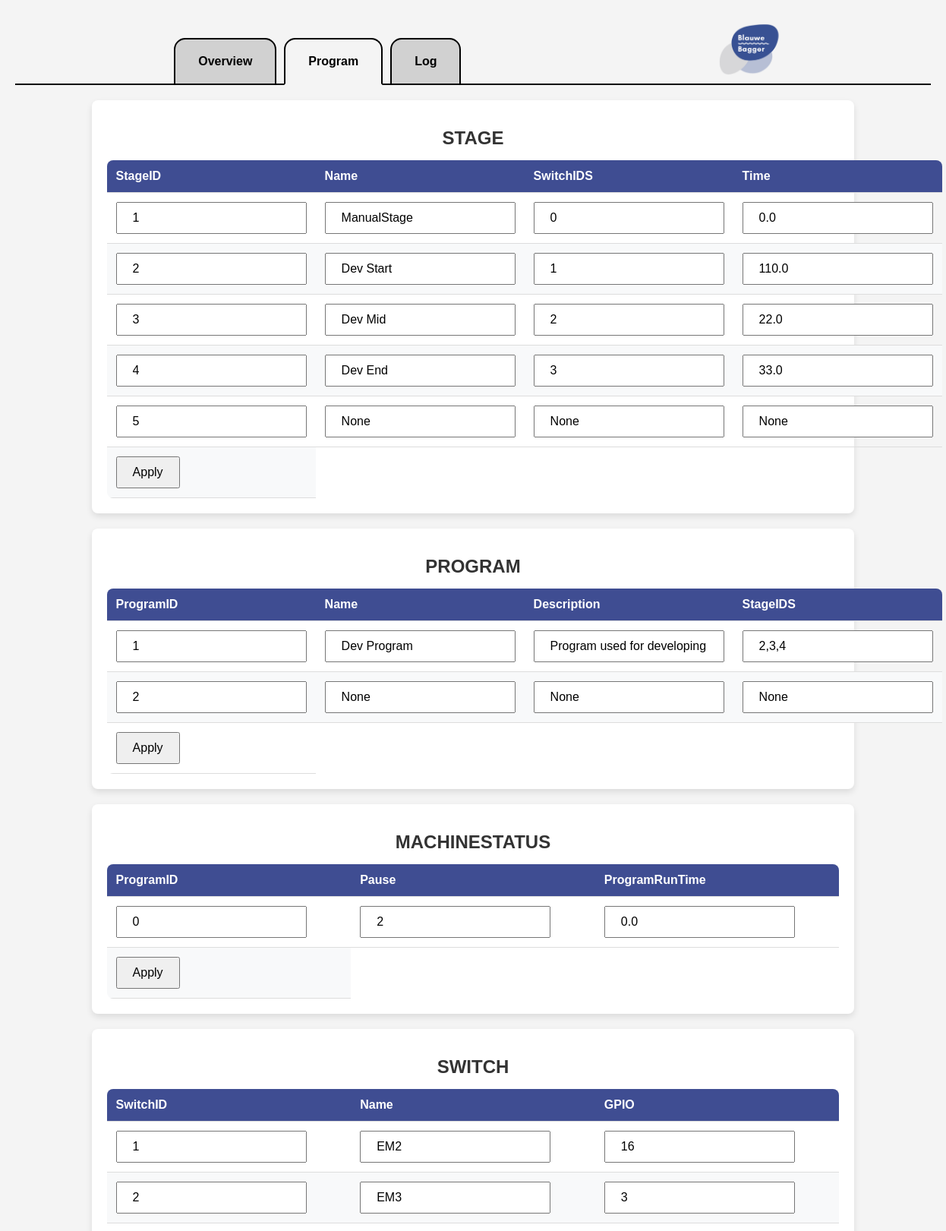
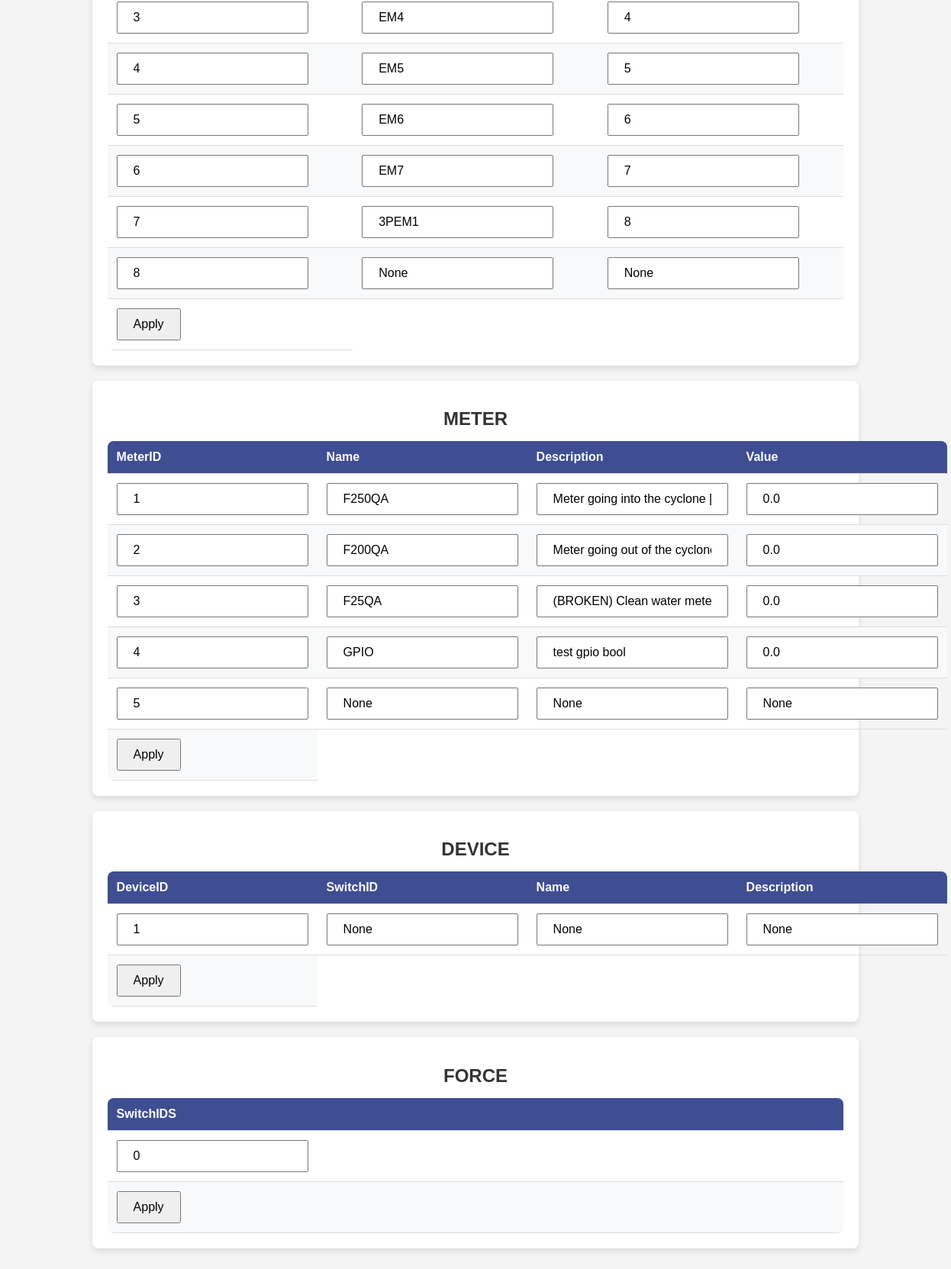
Page /program on the earlier database version (2 pictures, top to bottom).
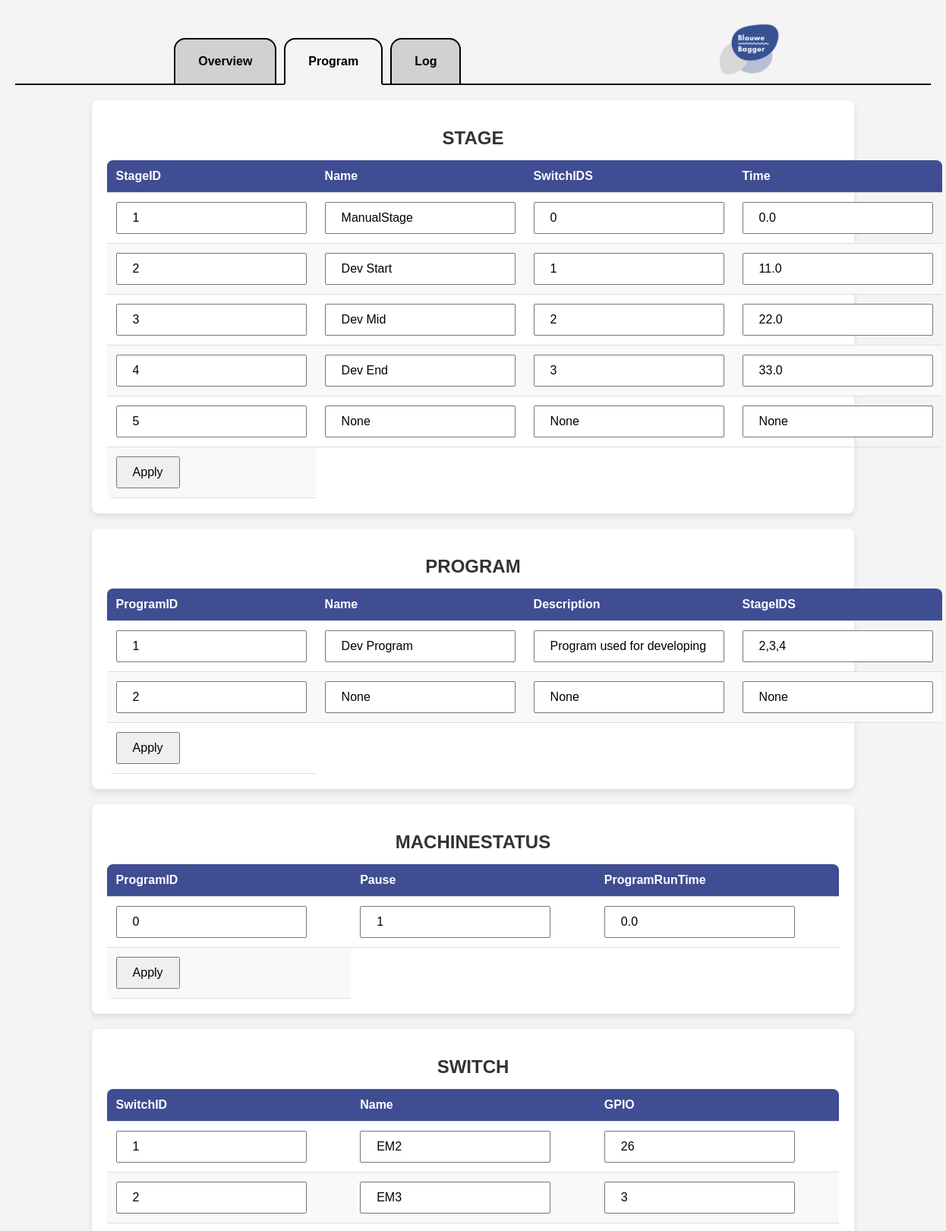
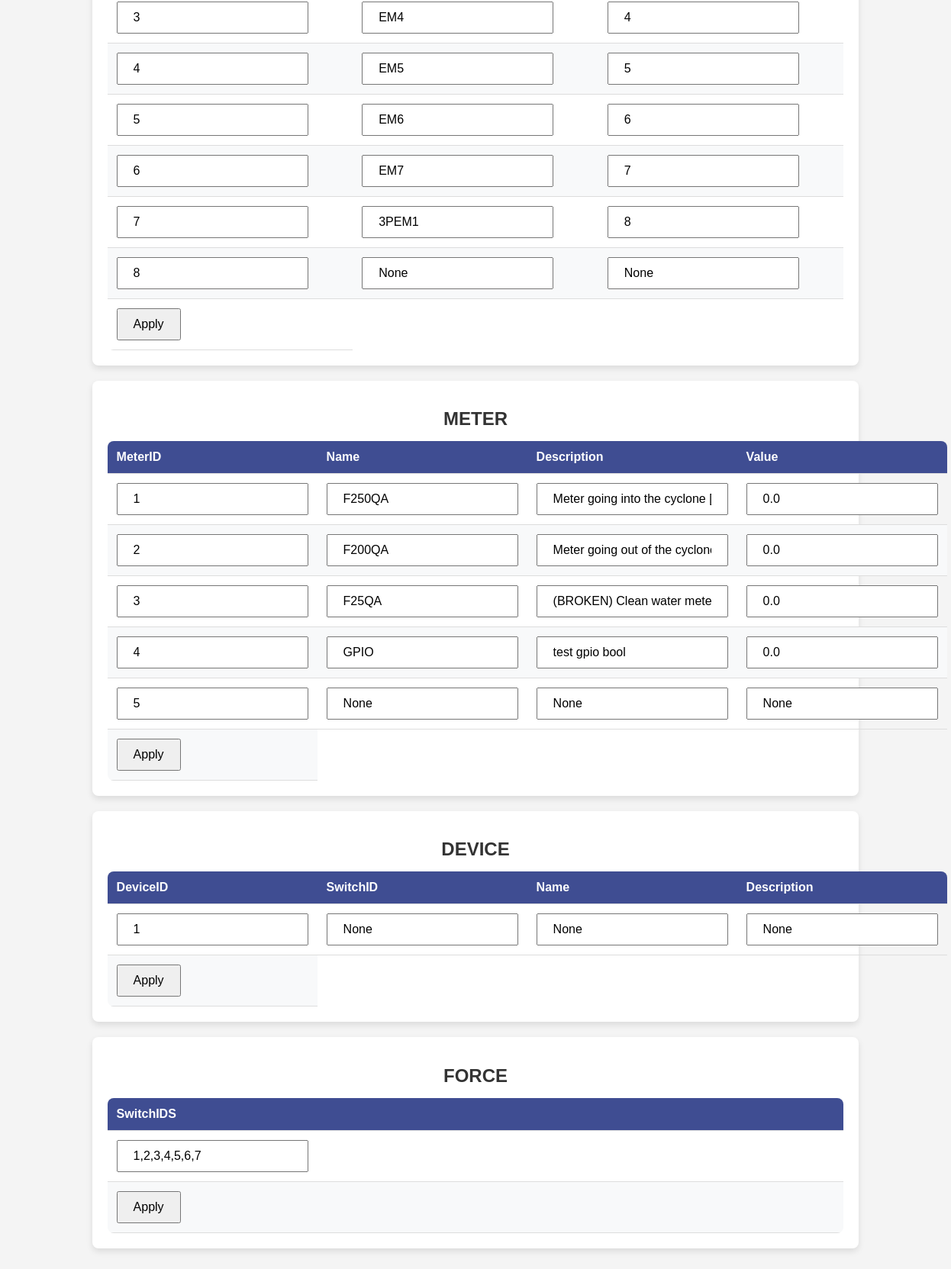
Same page on the later database version (2 pictures, top to bottom).
### tables this page shows
CREATE TABLE STAGE (
    StageID INTEGER PRIMARY KEY AUTOINCREMENT,
    Name TEXT NOT NULL,
    SwitchIDS TEXT,
    Time REAL NOT NULL
);

CREATE TABLE PROGRAM (
    ProgramID INTEGER PRIMARY KEY AUTOINCREMENT,
    Name TEXT NOT NULL,
    Description TEXT,
    StageIDS TEXT NOT NULL
);

CREATE TABLE MACHINESTATUS (
    ProgramID INTEGER NOT NULL,
    Pause INTEGER NOT NULL CHECK (Pause IN (0,1,2)),
    ProgramRunTime REAL NOT NULL,
    PRIMARY KEY (ProgramID),
    FOREIGN KEY (ProgramID) REFERENCES PROGRAM(ProgramID)
);

CREATE TABLE SWITCH (
    SwitchID INTEGER PRIMARY KEY AUTOINCREMENT,
    Name TEXT NOT NULL,
    GPIO INTEGER NOT NULL
);

CREATE TABLE METER (
    MeterID INTEGER PRIMARY KEY AUTOINCREMENT,
    Name TEXT NOT NULL,
    Description TEXT,
    Value REAL NOT NULL
);

CREATE TABLE FORCE (
    SwitchIDS TEXT
);

### server/server.py (the view)
@app.route("/program")
def program():
    tables = []
    for tableName in tableNames:
        tables.append(sF.getTable(tableName,1))
    return render_template('program.html',tables=tables,tableNames=tableNames)

### server/serverFunctions/getTable.py (called while the page is built)
def getTable(table,add):
    db = sqlite3.connect('../data/machine.db',timeout=5)
    cs = db.execute('SELECT * FROM ' + table)
    ns = [description[0] for description in cs.description]
    result = []
    rows = 1;
    for ci in cs:
        result.append(dict(zip(ns,ci)))
        rows = rows + 1
    if add:
        if table != "MACHINESTATUS" and table != "FORCE":
            result.append(dict(zip(ns,[rows]+[None]*len(ns))))
    else:
        if not result:
            result.append(dict(zip(ns,[rows]+[None]*len(ns))))
    db.close()
    return result

### server/templates/program.html
{% extends "layout.html" %}
{% block main %}
	{% for table in tables %}
	<div class="table-container">
		<h1>{{ tableNames[loop.index-1] }}</h1>
		<form action="/program/{{ tableNames[loop.index-1] }}" method="POST">
                <table>
                        <thead>
                                <tr>
                                        {% for key, value in table[0].items() %}
                                                <th>{{key}}</th>
                                        {% endfor %}
                                </tr>
                        </thead>
                        <tbody>
                               	{% for item in table %}
                                {% set outer_loop = loop %}
                                       	<tr>
                                               	{% for key, value in item.items() %}
							<td><input name="{{outer_loop.index|string + key}}" value="{{value}}" /></th>
                                               	{% endfor %}
                                       	</tr>
                                {% endfor %}
				<tr><td><input type="submit" value="Apply"/></td></tr>
                        </tbody>
                </table>
		</form>
        </div>
	{% endfor %}
{% endblock %}

### server/templates/layout.html (shortened to what this page needs)
<!DOCTYPE html>
<html lang="en">
	<head>
        <link rel="stylesheet" href="/static/styles.css">
	</head>
	<nav>
		<div class="navbar">
			<ul>
				<li class="nav-item">
					<a id="nav-link-overview" href="/" target="_self">
						<span>Overview</span>
					</a>
				</li>
				<li class="nav-item">
					<a id="nav-link-program" href="/program" target="_self">
						<span>Program</span>
					</a>
				</li>
                <li class="nav-item">
                    <a id="nav-link-tableview" href="/log" target="_self">
                        <span>Log</span>
                    </a>
                </li>
			</ul>
            <img src="static/images/BlauweBaggerLogo.png" class="nav-logo">
		</div>
	</nav>
	<main>
		{% block main %}{% endblock %}
	</main>

### server/static/styles.css (style rules this page uses)
.table-container { width: 80%; margin: 20px auto; padding: 20px; background: #fff; box-shadow: 0 4px 8px rgba(0, 0, 0, 0.1); border-radius: 8px; }
h1 { text-align: center; font-size: 1.5rem; margin-bottom: 15px; color: #333; }
.table-container table { width: 100%; border-collapse: collapse; overflow: hidden; border-radius: 8px; }
.table-container thead { background: #3F4D92; color: #fff; }
.table-container th, .table-container td { padding: 12px; text-align: left; border-bottom: 1px solid #ddd; }
.table-container tbody tr:nth-child(even) { background: #f8f9fa; }
h1 { text-align: center; }
input { padding: 10px 20px; font-size: 16px; cursor: pointer; }
nav { background: transparent; }
nav ul { list-style: none; display: flex; gap: 10px; padding: 10px 0 0 40px; margin:0; }
nav li { position: relative; height:40px; }
nav a { text-decoration: none; background: #d1d1d1; color: black; padding: 20px 30px; display: inline-block; border: 2px solid black; border-bottom: 2px solid black; border-radius: 15px 15px 0 0; font-weight: bold; position: relative; z-index: 1; height: 18px; }
.active { border-bottom:2px solid #f4f4f4; background: #f4f4f4; }
.navbar { display: flex; justify-content: space-around; align-items: center; width: 100%; border-bottom:2px solid black; height: 90px; }
.nav-logo { height: 70px; width: auto; margin-right: 20px; }

Differences in the rows shown:
changed STAGE "Dev Start": Time "110.0" → "11.0"
changed MACHINESTATUS: value "2" → "1"
changed SWITCH "EM2": value "16" → "26"
now on this page (row edited): FORCE: key "SwitchIDS", SwitchIDS "1,2,3,4,5,6,7"
Other differences:
list line gone: "SwitchIDS 0"
